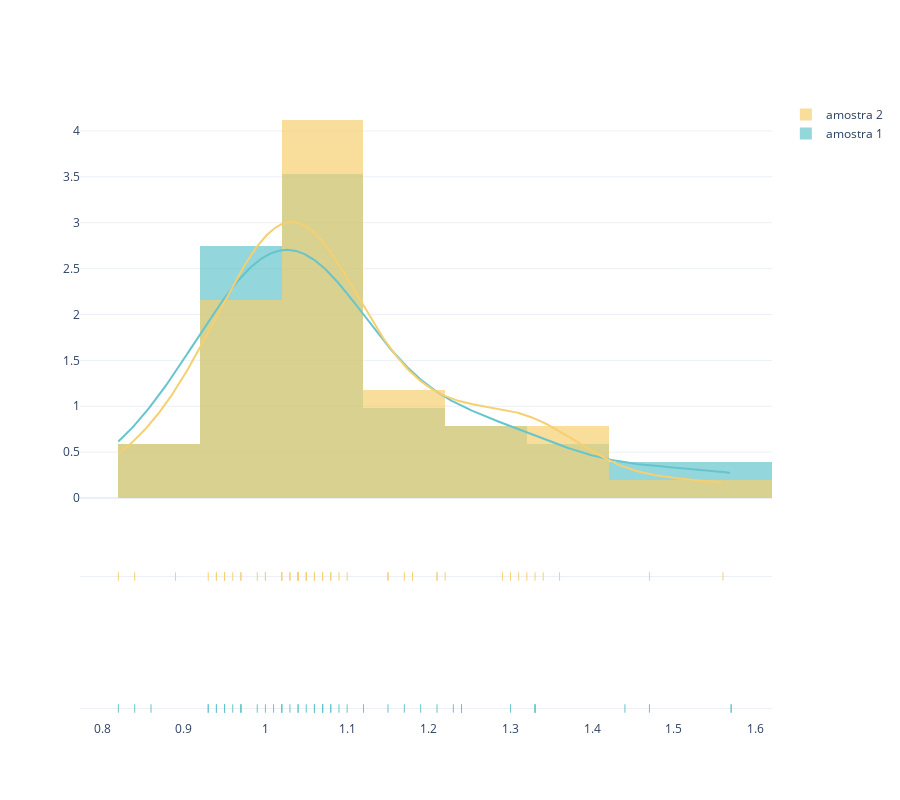

Notebook code for this chart:
### Code cell
fig = ff.create_distplot(
    [data_1,data_2],
    group_labels=['amostra 1','amostra 2'],
    bin_size=.1,
    show_rug=True,
    colors = px.colors.qualitative.Pastel
)

fig.update_layout(
    height = 800
)

fig.show()

### Figure 1 — Plotly figure (JSON) as saved in the notebook; plotly's stock layout.template omitted (floating-point values rounded to 4 significant figures; data arrays with more than 128 entries replaced by an {"elided": "..."} marker saying what was removed)
{"data": [{"autobinx": false, "histnorm": "probability density", "legendgroup": "amostra 1", "marker": {"color": "rgb(102, 197, 204)"}, "name": "amostra 1", "opacity": 0.7, "type": "histogram", "x": [1.02, 1.07, 0.93, 0.82, 1.23, 0.95, 0.95, 1.33, 1.3, 1.33, 1.04, 1.02, 1.47, 1.12, 1.21, 1.19, 1.06, 1.04, 1.33, 1.17, 1.15, 0.96, 1.08, 1, 1.02, 1.07, 0.97, 1.57, 0.93, 0.84, 1.44, 0.99, 1.08, 1.06, 1.05, 1.07, 1.06, 1.07, 0.95, 0.86, 0.97, 0.94, 1.24, 1.09, 1.01, 1.57, 0.97, 0.94, 1.1, 1.24, 1.03], "xaxis": "x", "xbins": {"end": 1.57, "size": 0.1, "start": 0.82}, "yaxis": "y"}, {"autobinx": false, "histnorm": "probability density", "legendgroup": "amostra 2", "marker": {"color": "rgb(246, 207, 113)"}, "name": "amostra 2", "opacity": 0.7, "type": "histogram", "x": [1.31, 0.94, 1.32, 1.18, 0.99, 0.93, 1.04, 1.04, 1.04, 0.95, 1, 1.21, 1.02, 1.22, 1.1, 0.82, 1.03, 1.56, 1, 1.17, 0.97, 0.96, 1.21, 0.89, 1.06, 1.07, 1.04, 0.84, 1.33, 1.15, 1.07, 0.97, 1.36, 1.04, 1.15, 1.3, 1.06, 1.29, 0.94, 1.03, 1.05, 1.05, 1.09, 1.02, 1.34, 1.08, 1.02, 1.47, 0.95, 1.08, 1.05], "xaxis": "x", "xbins": {"end": 1.56, "size": 0.1, "start": 0.82}, "yaxis": "y"}, {"legendgroup": "amostra 1", "marker": {"color": "rgb(102, 197, 204)"}, "mode": "lines", "name": "amostra 1", "showlegend": false, "type": "scatter", "x": {"elided": "500 float values"}, "xaxis": "x", "y": {"elided": "500 float values"}, "yaxis": "y"}, {"legendgroup": "amostra 2", "marker": {"color": "rgb(246, 207, 113)"}, "mode": "lines", "name": "amostra 2", "showlegend": false, "type": "scatter", "x": {"elided": "500 float values"}, "xaxis": "x", "y": {"elided": "500 float values"}, "yaxis": "y"}, {"legendgroup": "amostra 1", "marker": {"color": "rgb(102, 197, 204)", "symbol": "line-ns-open"}, "mode": "markers", "name": "amostra 1", "showlegend": false, "type": "scatter", "x": [1.02, 1.07, 0.93, 0.82, 1.23, 0.95, 0.95, 1.33, 1.3, 1.33, 1.04, 1.02, 1.47, 1.12, 1.21, 1.19, 1.06, 1.04, 1.33, 1.17, 1.15, 0.96, 1.08, 1, 1.02, 1.07, 0.97, 1.57, 0.93, 0.84, 1.44, 0.99, 1.08, 1.06, 1.05, 1.07, 1.06, 1.07, 0.95, 0.86, 0.97, 0.94, 1.24, 1.09, 1.01, 1.57, 0.97, 0.94, 1.1, 1.24, 1.03], "xaxis": "x", "y": ["amostra 1", "amostra 1", "amostra 1", "amostra 1", "amostra 1", "amostra 1", "amostra 1", "amostra 1", "amostra 1", "amostra 1", "amostra 1", "amostra 1", "amostra 1", "amostra 1", "amostra 1", "amostra 1", "amostra 1", "amostra 1", "amostra 1", "amostra 1", "amostra 1", "amostra 1", "amostra 1", "amostra 1", "amostra 1", "amostra 1", "amostra 1", "amostra 1", "amostra 1", "amostra 1", "amostra 1", "amostra 1", "amostra 1", "amostra 1", "amostra 1", "amostra 1", "amostra 1", "amostra 1", "amostra 1", "amostra 1", "amostra 1", "amostra 1", "amostra 1", "amostra 1", "amostra 1", "amostra 1", "amostra 1", "amostra 1", "amostra 1", "amostra 1", "amostra 1"], "yaxis": "y2"}, {"legendgroup": "amostra 2", "marker": {"color": "rgb(246, 207, 113)", "symbol": "line-ns-open"}, "mode": "markers", "name": "amostra 2", "showlegend": false, "type": "scatter", "x": [1.31, 0.94, 1.32, 1.18, 0.99, 0.93, 1.04, 1.04, 1.04, 0.95, 1, 1.21, 1.02, 1.22, 1.1, 0.82, 1.03, 1.56, 1, 1.17, 0.97, 0.96, 1.21, 0.89, 1.06, 1.07, 1.04, 0.84, 1.33, 1.15, 1.07, 0.97, 1.36, 1.04, 1.15, 1.3, 1.06, 1.29, 0.94, 1.03, 1.05, 1.05, 1.09, 1.02, 1.34, 1.08, 1.02, 1.47, 0.95, 1.08, 1.05], "xaxis": "x", "y": ["amostra 2", "amostra 2", "amostra 2", "amostra 2", "amostra 2", "amostra 2", "amostra 2", "amostra 2", "amostra 2", "amostra 2", "amostra 2", "amostra 2", "amostra 2", "amostra 2", "amostra 2", "amostra 2", "amostra 2", "amostra 2", "amostra 2", "amostra 2", "amostra 2", "amostra 2", "amostra 2", "amostra 2", "amostra 2", "amostra 2", "amostra 2", "amostra 2", "amostra 2", "amostra 2", "amostra 2", "amostra 2", "amostra 2", "amostra 2", "amostra 2", "amostra 2", "amostra 2", "amostra 2", "amostra 2", "amostra 2", "amostra 2", "amostra 2", "amostra 2", "amostra 2", "amostra 2", "amostra 2", "amostra 2", "amostra 2", "amostra 2", "amostra 2", "amostra 2"], "yaxis": "y2"}], "layout": {"barmode": "overlay", "height": 800, "hovermode": "closest", "legend": {"traceorder": "reversed"}, "xaxis": {"anchor": "y2", "domain": [0, 1], "zeroline": false}, "yaxis": {"anchor": "free", "domain": [0.35, 1], "position": 0}, "yaxis2": {"anchor": "x", "domain": [0, 0.25], "dtick": 1, "showticklabels": false}}}
